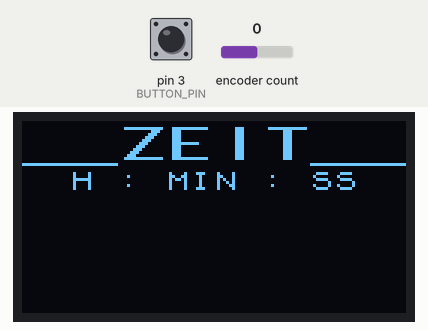
Recording of a sketch running on a simulated Arduino Uno, built with avr-gcc and run on an emulated ATmega328P. Parts: 128×64 one-colour display. Inputs (shaded band) come from the test bench; at power-on: encoder count 0, pin 3 (BUTTON_PIN) HIGH. What the sketch prints to the serial monitor is not drawn.

Above: at 0.3 s.
At 1.7 s:
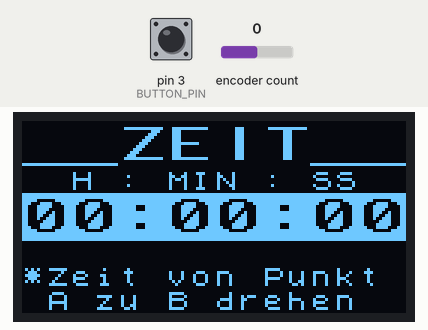
1.8 s: encoder count set to 1
3.3 s: pin 3 (BUTTON_PIN) pulled LOW for 0.15 s
4.9 s: pin 3 (BUTTON_PIN) pulled LOW for 1 s
7.7 s: encoder count set to 0
Timing chart, 0 to 10.2 s (numbered marks = the images above; inputs shaded):
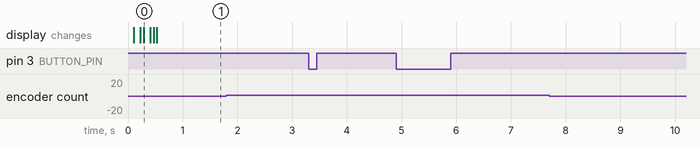

Measured:
- after the input at 1.8 s, every drawn part: stays the same
- after the input at 3.3 s, every drawn part: stays the same
- after the input at 4.9 s, every drawn part: stays the same
- after the input at 7.7 s, every drawn part: stays the same

The sketch:

A2B-Zoom.ino
```cpp
#include <Arduino.h>
#include <U8x8lib.h>
#include "Button2.h"; //  https://github.com/LennartHennigs/Button2
#include "ESPRotary.h";
#include "funktion.h";


/* Display */
/////////////////////////////////////////////////////////////////
#ifdef U8X8_HAVE_HW_SPI
#include <SPI.h>
#endif
U8X8_SSD1306_128X64_NONAME_HW_I2C u8x8(/* reset=*/ U8X8_PIN_NONE);
/*----------------------------------*/

/* PinOut
 *
 *  D1 = SCL
 *  D2 = SDA
*/////////////////////////////////////////////////////////////////
#define ROTARY_PIN1  2 // Wemos-D1-mini D4
#define ROTARY_PIN2 0 // Wemos-D1-mini D3
#define BUTTON_PIN  3 // Wemos-D1-mini RX
/*----------------------------------*/

/* Drehregler */
/////////////////////////////////////////////////////////////////

#define CLICKS_PER_STEP   4   // this number depends on your rotary encoder
ESPRotary r = ESPRotary(ROTARY_PIN1, ROTARY_PIN2, CLICKS_PER_STEP);
Button2 b = Button2(BUTTON_PIN);
/*----------------------------------*/


/* FollowZoom */
/////////////////////////////////////////////////////////////////
int Range = 0;
int Position = 0;
/*----------------------------------*/

/* Menue */
/////////////////////////////////////////////////////////////////
bool SetMenu = true;
int SetMenuBlink = 0;
int BlinkTime = 20000;
int BlinkTimeCount = 0;
/*----------------------------------*/

/*SchrittMotor*/
int StepStep = 14; // Step Wemos-D1-mini D3
int StepDir = 12; // Richtung Wemos-D1-mini D2
int StepPauseStep = 500;


void setup(void)
{
  Serial.begin(9600);
  delay(50);
  Serial.println("\n\nSlider Setup");
  /*----------------------------------*/

  // Setup Button Rotate
  r.setChangedHandler(HumanDetector);
  r.setLeftRotationHandler(minus);
  r.setRightRotationHandler(plus);
  b.setTapHandler(click);
  b.setLongClickHandler(resetPosition);
  /*----------------------------------*/

  // Setup Display
  u8x8.begin();
  u8x8.setPowerSave(0);
  /*----------------------------------*/


  // Setup Motor
  //pinMode(StepEnable, OUTPUT); // Enable
  pinMode(StepStep, OUTPUT); // Step
  pinMode(StepDir, OUTPUT); // Richtung
  /*----------------------------------*/

  zeit();
}

void loop(void)
{
  //if(SetMenu){menue();} // CoverBild
  spin();

}

/* Funktion Drehregler */
/////////////////////////////////////////////////////////////////

// on change
void HumanDetector(ESPRotary& r) {
  //oled(r.getPosition());
  SetMenu = false;

}

// on left or right rotation
void showDirection(ESPRotary& r) {
  Serial.println(r.directionToString(r.getDirection()));
}

void plus(ESPRotary& r){
  Serial.println("stepPlus");
  }
void minus(ESPRotary& r){
  Serial.println("stepMinus");
  }

// single click
void click(Button2& btn) {
  Serial.println("Click!");
}

// long click
void resetPosition(Button2& btn) {
  // r.resetPosition();
  Serial.println("Langer Klick");
}
/*----------------------------------*/

// Printwerte
void oled(int p){
  u8x8.clear();
  u8x8.setFont(u8x8_font_chroma48medium8_r);
  u8x8.setInverseFont(1);
  u8x8.drawString(0,2,String(p).c_str());
  u8x8.refreshDisplay();
}

void menue(){

  // Überschrift
  u8x8.clear();
  u8x8.setFont(u8x8_font_px437wyse700b_2x2_r);
  u8x8.drawString(0, 0, "A2B-Zoom");
  /*----------------------------------*/

  // Call to Action
  u8x8.setFont(u8x8_font_chroma48medium8_r);
  u8x8.setInverseFont(1);
  u8x8.drawString(0,4,"   Dreh mich!   ");
  /*----------------------------------*/

  // Fusszeile
  u8x8.setFont(u8x8_font_chroma48medium8_r);
  u8x8.setInverseFont(0);
  u8x8.drawString(0,7,"made by Dalbyte");
  /*----------------------------------*/

  u8x8.refreshDisplay();

}

void zeit(){

  // Überschrift
  u8x8.clear();
  u8x8.setFont(u8x8_font_px437wyse700b_2x2_r);
  u8x8.drawString(0, 0, "__ZEIT__");
  /*----------------------------------*/

  // Beschriftung Timer
  u8x8.setFont(u8x8_font_chroma48medium8_r);
  u8x8.setInverseFont(0);
  u8x8.drawString(0,2,"  H : MIN : SS ");

  // Timer
  u8x8.setFont(u8x8_font_px437wyse700b_2x2_r);
  u8x8.setInverseFont(1);
  u8x8.drawString(0,3,"00:00:00");
  /*----------------------------------*/

  // Beschreibung
  u8x8.setFont(u8x8_font_chroma48medium8_r);
  u8x8.setInverseFont(0);
  u8x8.drawString(0,6,"*Zeit von Punkt");
  u8x8.drawString(0,7," A zu B drehen");
  /*----------------------------------*/

  u8x8.refreshDisplay();

}

void AB(){

  // Überschrift
  u8x8.clear();
  u8x8.setFont(u8x8_font_px437wyse700b_2x2_r);
  u8x8.drawString(0, 0, "__A->B__");
  /*----------------------------------*/

  // Fusszeile
  u8x8.setFont(u8x8_font_chroma48medium8_r);
  u8x8.setInverseFont(0);
  u8x8.drawString(0,2,"  H : MIN : SS ");

  // Call to Action
  u8x8.setFont(u8x8_font_px437wyse700b_2x2_r);
  u8x8.setInverseFont(1);
  u8x8.drawString(0,3,"00:00:00");
  /*----------------------------------*/

  // Fusszeile
  u8x8.setFont(u8x8_font_chroma48medium8_r);
  u8x8.setInverseFont(0);
  u8x8.drawString(0,6,"*Zeit von Punkt");
  u8x8.drawString(0,7," A zu B drehen");
  /*----------------------------------*/

  u8x8.refreshDisplay();

}

void spin(){
  r.loop();
  b.loop();
}


/* DrehenDirekt */
/////////////////////////////////////////////////////////////////
void run(int A2B, bool dir){
    for (int i = 0; i <= A2B; i++){
      Step(dir); // Schritt
      // Position
    }
}

/* DrehenDirekt */
/////////////////////////////////////////////////////////////////

void Step(bool dir){
  // Richtung
  if(dir){
    Serial.println("Step>");
    digitalWrite(StepDir,HIGH);
  }else{
    Serial.println("<Step");
    digitalWrite(StepDir,LOW);
  }

  // Geh Schritt
  digitalWrite(StepStep,HIGH);
  delayMicroseconds(StepPauseStep);
  digitalWrite(StepStep,LOW);
  delayMicroseconds(StepPauseStep);
}
```

funktion.h
```cpp

```
